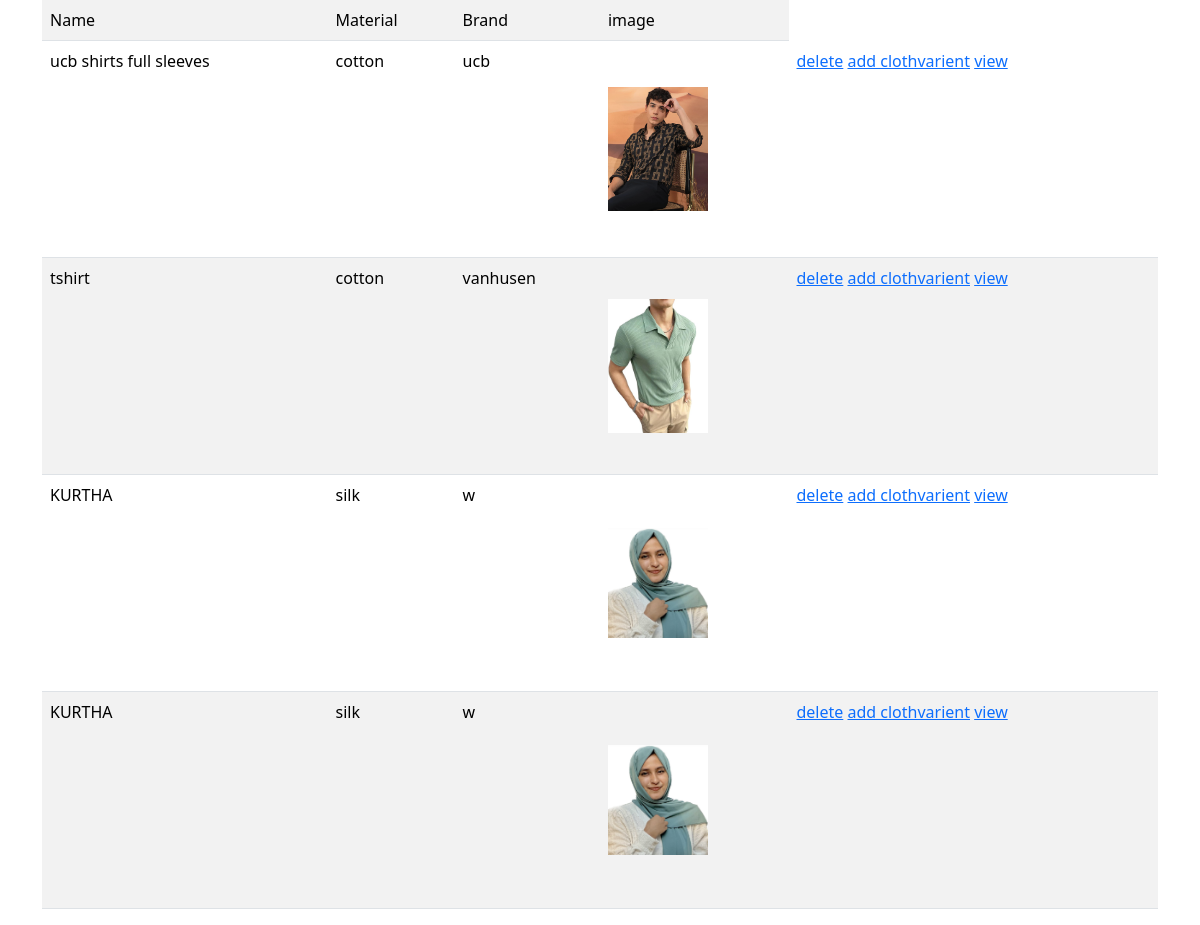
/cloths/all, run on the app's committed database.
### yousta/models.py (models this page shows, shortened)
class Cloths(models.Model):
    name=models.CharField(max_length=200)#ucb shirt
    options=(
        ("linen","linen"),
        ("cotton","cotton"),
        ("satin","satin"),
        ("nylon","nylon"),
        ("polyster","polyster"),
        ("silk","silk")
    )
    material=models.CharField(max_length=200,choices=options,default="cotton")
    image=models.ImageField(upload_to="images")
    brand=models.CharField(max_length=200)
    category=models.ForeignKey(Category,null=True,on_delete=models.SET_NULL)

### yousta/views.py (the view)
# urls.py: path("cloths/all",ClothListView.as_view(),name="cloth-list"),
class ClothListView(ListView):
    template_name="yousta/cloth_list.html"
    model=Cloths
    context_object_name="cloths"

### yousta/templates/yousta/cloth_list.html (shortened to what this page needs)
<!DOCTYPE html>
<html lang="en">
<head>
    <link href="https://cdn.jsdelivr.net/npm/bootstrap@5.3.2/dist/css/bootstrap.min.css" rel="stylesheet">
</head>
<body>
    <div class="container">
        <table class="table table-striped">
            <tr>
                <td>Name</td>
                <td>Material</td>
                <td>Brand</td>
                <td>image</td>
            </tr>
            {%for ct in cloths%}
            <tr>
                <td>{{ct.name}}</td>
                <td>{{ct.material}}</td>
                <td>{{ct.brand}}</td>
                <td>
                    <img src="{{ct.image.url}}" alt="" width="100px" height="200px" style="object-fit: contain;">
                </td>
                <td>
                    <a href="{%url 'cloth-remove' ct.id%}">delete</a>
                    <a href="{%url 'add-varient' ct.id%}">add clothvarient</a>
                    <a href="{%url 'cloth-detail' ct.id%}">view</a>
                </td>
            </tr>
            {%endfor%}
        </table>
    </div>
</body>
</html>

### data on the page
Cloths: name "ucb shirts full sleeves", material "cotton", brand "ucb", image (picture)
Cloths: name "tshirt", material "cotton", brand "vanhusen", image (picture)
Cloths: name "KURTHA", material "silk", brand "w", image (picture)
Cloths: name "KURTHA", material "silk", brand "w", image (picture)
